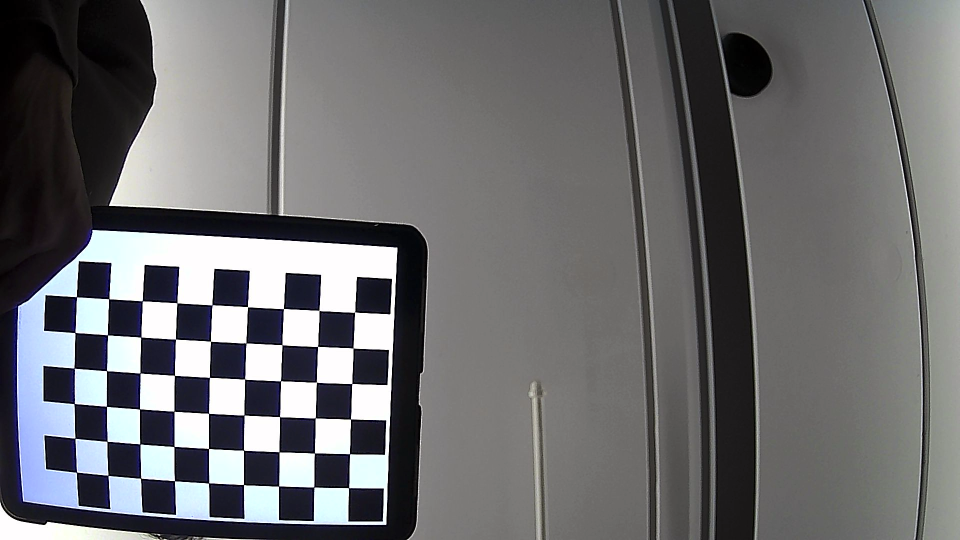
#> input picture backend/calibrate-camera/images/img0.png, 1920 x 1080 px (shown at 1/2 size); its folder holds 5 pictures in this run; the run also reads 1 picture not shown here
$ python calibration.py
#> lines starting #> are read from the running program, lines starting #| are printed output that depends on the picture; after the words box and inside, x2 and y2 are one past the last pixel; in counts of white or black regions, pixels touching at a corner belong together
import numpy as np
import cv2 as cv
import glob
import pickle


################ FIND CHESSBOARD CORNERS - OBJECT POINTS AND IMAGE POINTS #############################

chessboardSize = (9, 6)
frameSize = (640, 480)


# termination criteria
criteria = (cv.TERM_CRITERIA_EPS + cv.TERM_CRITERIA_MAX_ITER, 30, 0.001)


# prepare object points, like (0,0,0), (1,0,0), (2,0,0) ....,(6,5,0)
objp = np.zeros((chessboardSize[0] * chessboardSize[1], 3), np.float32)
objp[:, :2] = np.mgrid[0:chessboardSize[0],
                       0:chessboardSize[1]].T.reshape(-1, 2)

size_of_chessboard_squares_mm = 20
objp = objp * size_of_chessboard_squares_mm


# Arrays to store object points and image points from all the images.
objpoints = []  # 3d point in real world space
imgpoints = []  # 2d points in image plane.


images = glob.glob('calibrate-camera/images/*.png')

for image in images:

    img = cv.imread(image)
#> img is the input picture: shape (1080, 1920, 3); mean B, G, R 110.4, 108.6, 108.5
    gray = cv.cvtColor(img, cv.COLOR_BGR2GRAY)
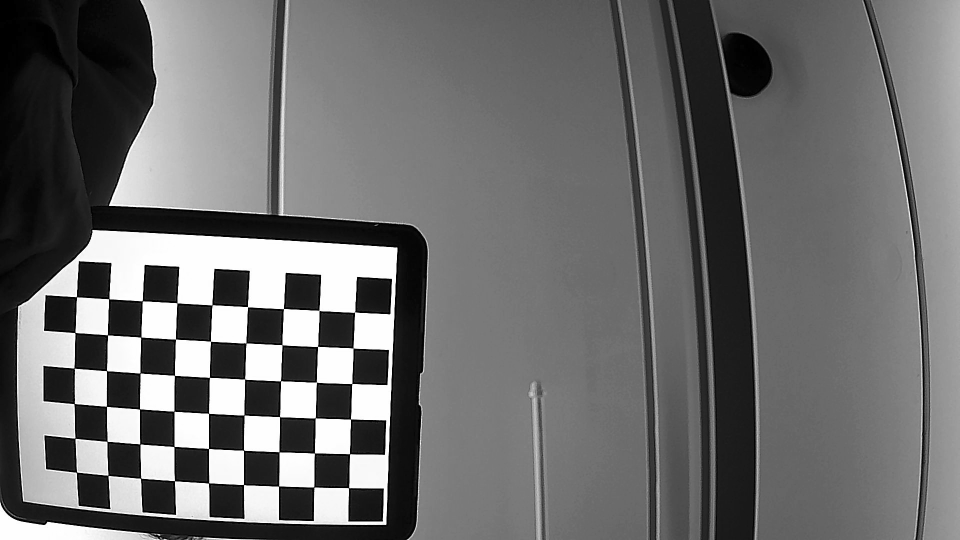
#> gray: shape (1080, 1920) (shown at 1/2 size); min 0, max 255, mean 108.8

    # Find the chess board corners
    ret, corners = cv.findChessboardCorners(gray, chessboardSize, None)
#> ret = True; corners = 54 rows, first 8: [697.6, 976], [627.8, 974.3], [557.5, 972.6], [487.5, 969.5], [417.6, 966.5], [349.4, 962], [281.5, 956.8], [216.4, 951.1]

    # If found, add object points, image points (after refining them)
    if ret == True:

        objpoints.append(objp)
        corners2 = cv.cornerSubPix(gray, corners, (11, 11), (-1, -1), criteria)
#> corners2 = 54 rows, first 8: [697.5, 975.8], [628.3, 974.4], [557.6, 972.5], [487.5, 969.6], [417.5, 966.5], [349.5, 962], [281.5, 956.8], [216.5, 951.1]
        imgpoints.append(corners)

        # Draw and display the corners
        cv.drawChessboardCorners(img, chessboardSize, corners2, ret)
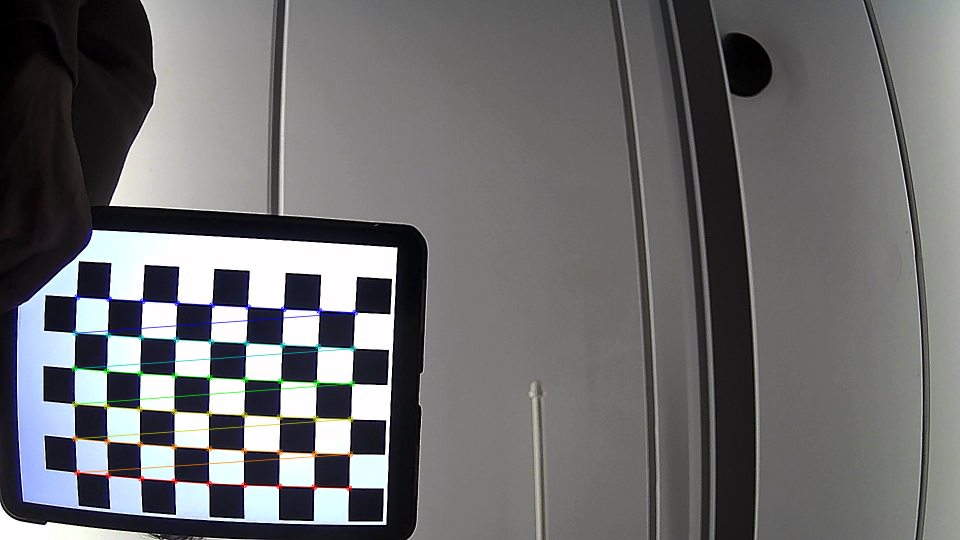
#> img: shape (1080, 1920, 3) (shown at 1/2 size); 1.09% of pixels changed, all inside (x1, y1, x2, y2) = (143, 588, 717, 983)
        cv.imshow('img', img)
        cv.waitKey(1000)
#> pass 2 of the loop `for image in images:`:
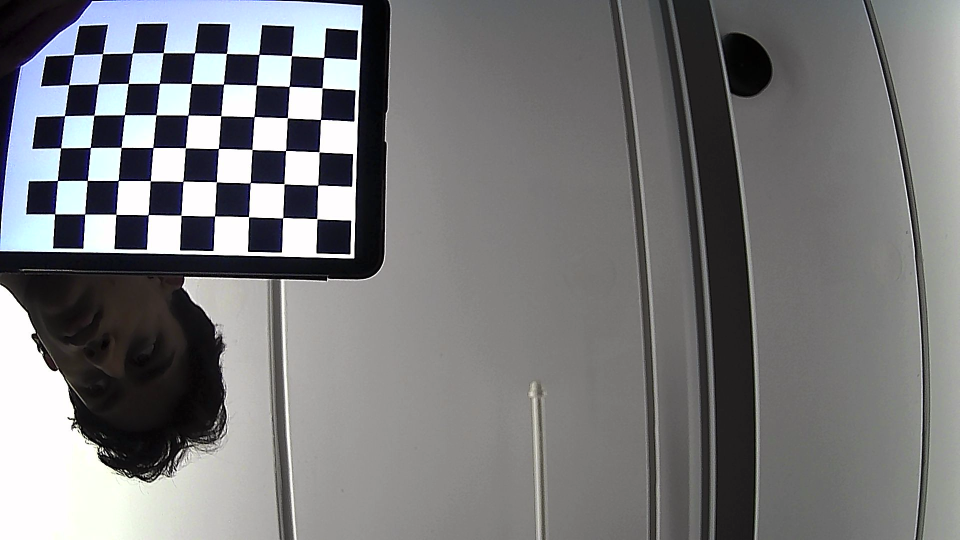
#> input picture backend/calibrate-camera/images/img1.png, 1920 x 1080 px (shown at 1/2 size)
#> img is the input picture: shape (1080, 1920, 3); mean B, G, R 121.6, 120, 119.7
#> `gray = cv.cvtColor(img, cv.COLOR_BGR2GRAY)`:
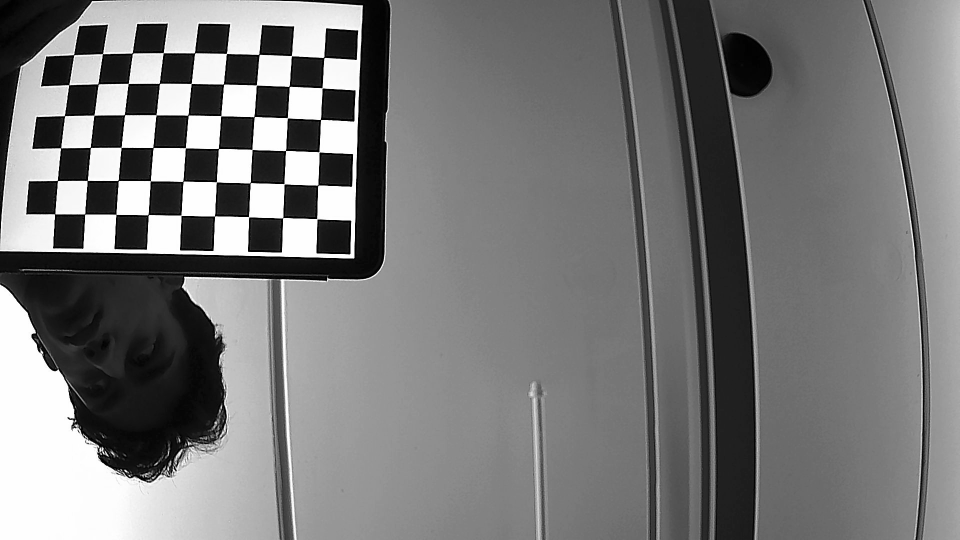
#> gray: shape (1080, 1920) (shown at 1/2 size); min 0, max 255, mean 120.1
#> corners = 54 rows, first 8: [634.1, 438], [565.8, 436.1], [497.7, 434.1], [429.5, 432.6], [362.5, 431], [296.7, 429.8], [232.4, 429.2], [169.6, 428.5]
#> corners2 = 54 rows, first 8: [634.2, 437.9], [565.9, 436], [497.5, 434], [429.6, 432.4], [362.4, 430.9], [296.7, 429.8], [232.3, 429.2], [169.9, 428.5]
#> `cv.drawChessboardCorners(img, chessboardSize, corners2, ret)`:
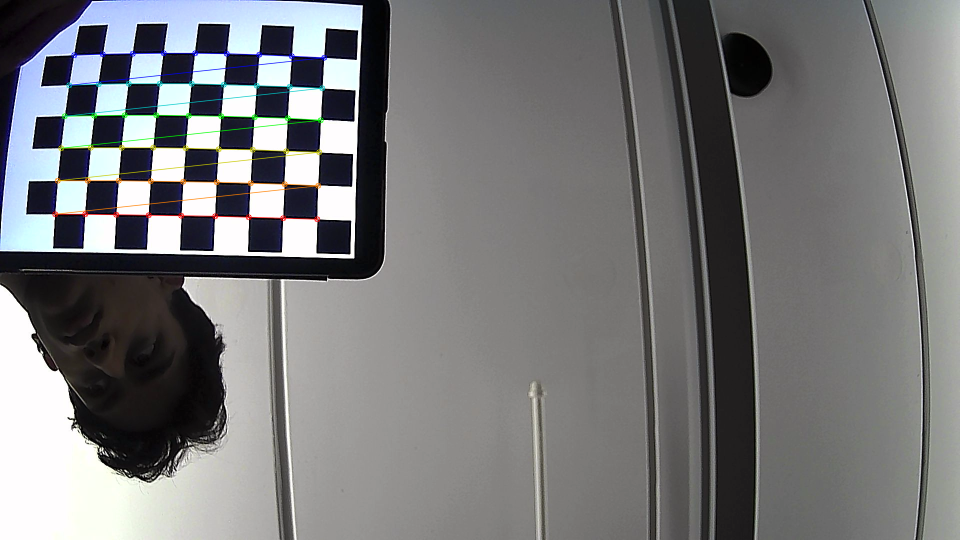
#> img: shape (1080, 1920, 3) (shown at 1/2 size); 1.03% of pixels changed, all inside (x1, y1, x2, y2) = (104, 100, 655, 445)
#> pass 3 of the loop `for image in images:`:
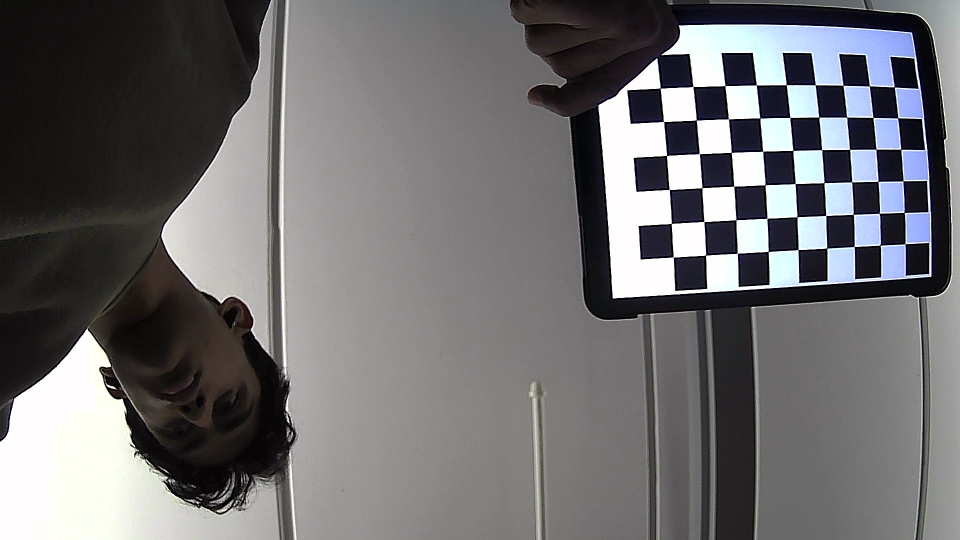
#> input picture backend/calibrate-camera/images/img2.png, 1920 x 1080 px (shown at 1/2 size)
#> img is the input picture: shape (1080, 1920, 3); mean B, G, R 112.1, 110.4, 110.9
#> `gray = cv.cvtColor(img, cv.COLOR_BGR2GRAY)`:
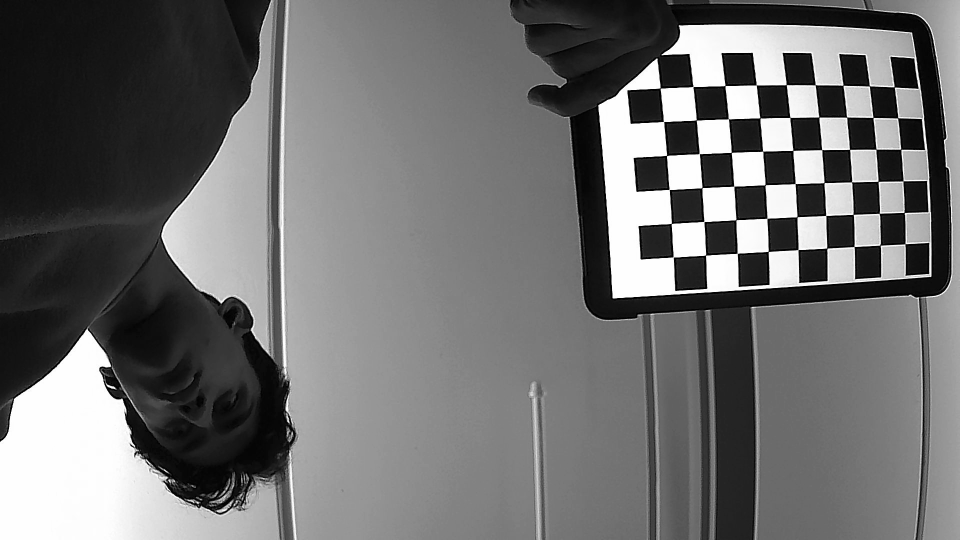
#> gray: shape (1080, 1920) (shown at 1/2 size); min 0, max 255, mean 110.7
#> corners = 54 rows, first 8: [1810.4, 488], [1760.8, 490.7], [1708.6, 493.3], [1654.3, 496.6], [1596.5, 499.6], [1536.7, 503.4], [1475, 507], [1411.3, 510.7]
#> corners2 = 54 rows, first 8: [1810.5, 488.1], [1760.8, 490.7], [1708.6, 493.5], [1654.2, 496.6], [1596.5, 499.6], [1536.9, 503.3], [1474.8, 507.1], [1411.6, 510.9]
#> `cv.drawChessboardCorners(img, chessboardSize, corners2, ret)`:
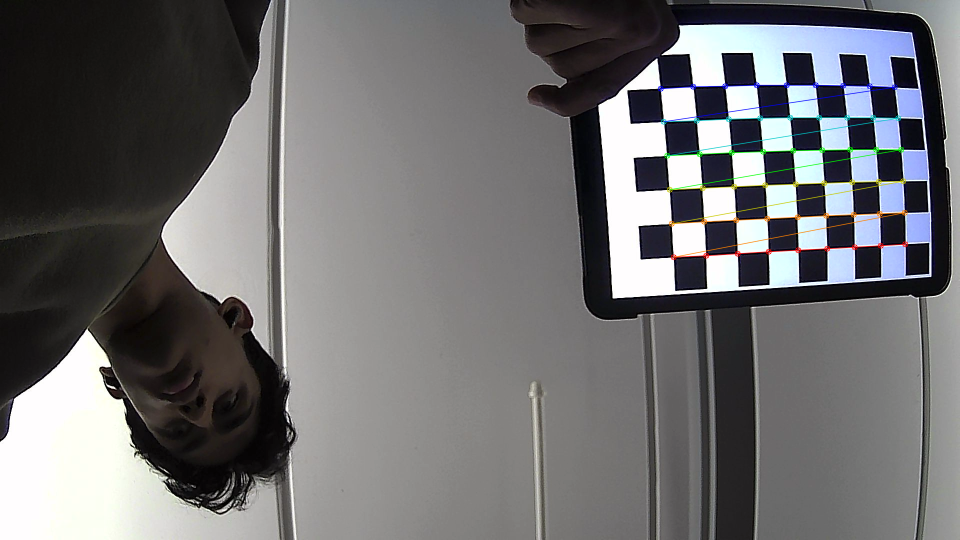
#> img: shape (1080, 1920, 3) (shown at 1/2 size); 0.95% of pixels changed, all inside (x1, y1, x2, y2) = (1315, 164, 1817, 521)
#> the loop made 5 passes; the first 3 are shown


cv.destroyAllWindows()


############## CALIBRATION #######################################################

ret, cameraMatrix, dist, rvecs, tvecs = cv.calibrateCamera(
    objpoints, imgpoints, frameSize, None, None)

# Save the camera calibration result for later use (we won't worry about rvecs / tvecs)
pickle.dump((cameraMatrix, dist), open("calibration.pkl", "wb"))
pickle.dump(cameraMatrix, open("cameraMatrix.pkl", "wb"))
pickle.dump(dist, open("dist.pkl", "wb"))


############## UNDISTORTION #####################################################

img = cv.imread('calibrate-camera/images/img1.png')
h,  w = img.shape[:2]
#> h = 1080; w = 1920
newCameraMatrix, roi = cv.getOptimalNewCameraMatrix(
    cameraMatrix, dist, (w, h), 1, (w, h))


# Undistort
dst = cv.undistort(img, cameraMatrix, dist, None, newCameraMatrix)

# crop the image
x, y, w, h = roi
dst = dst[y:y+h, x:x+w]
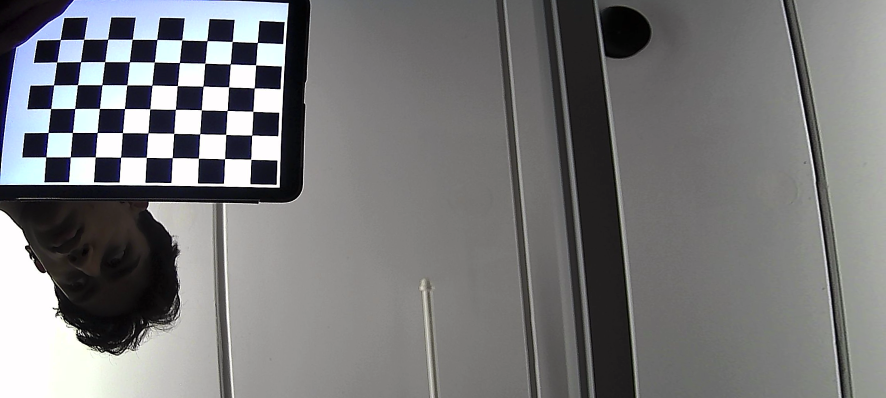
#> dst: shape (796, 1771, 3) (shown at 1/2 size); mean B, G, R 120.5, 119.4, 119.2
cv.imwrite('caliResult1.png', dst)


# Undistort with Remapping
mapx, mapy = cv.initUndistortRectifyMap(
    cameraMatrix, dist, None, newCameraMatrix, (w, h), 5)
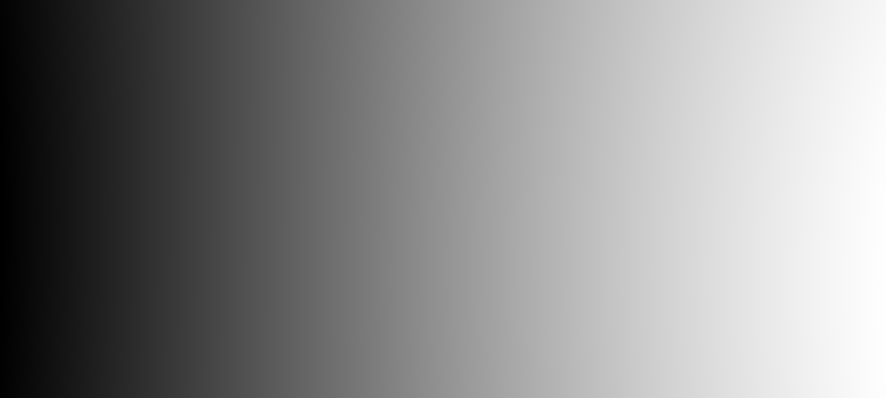
#> mapx: shape (796, 1771) float32 (shown at 1/2 size); min -30.63, max 1902.6, mean 1025.1; drawn with min black and max white
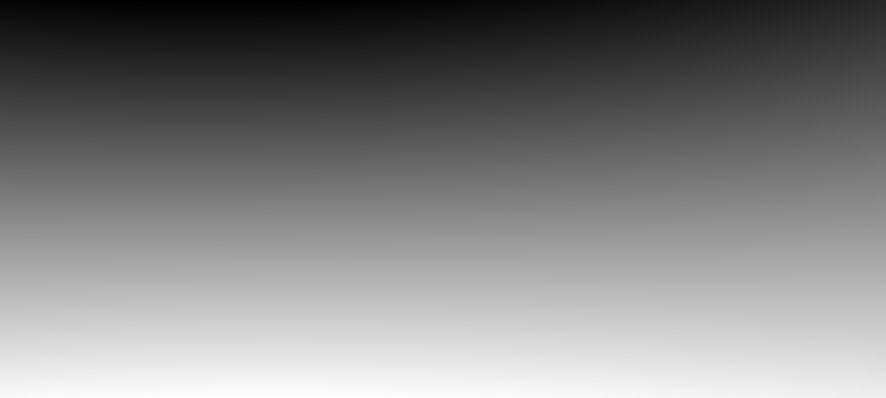
#> mapy: shape (796, 1771) float32 (shown at 1/2 size); min -195.8, max 880.2, mean 348.3; drawn with min black and max white
dst = cv.remap(img, mapx, mapy, cv.INTER_LINEAR)
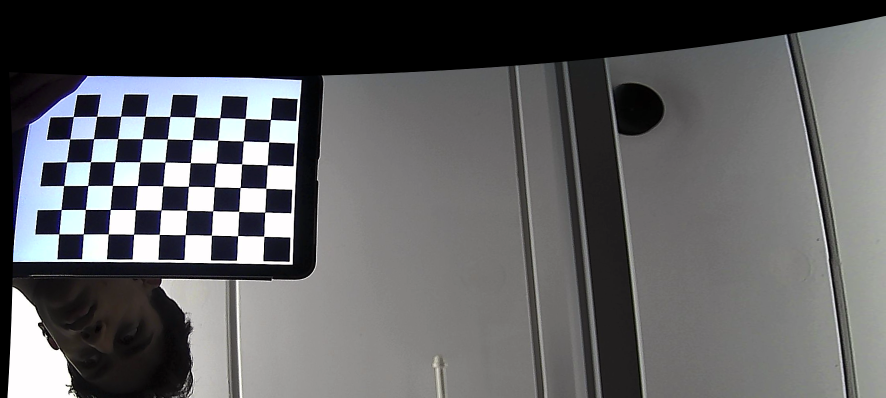
#> dst: shape (796, 1771, 3) (shown at 1/2 size); mean B, G, R 96.4, 94.7, 94.3

# crop the image
x, y, w, h = roi
dst = dst[y:y+h, x:x+w]
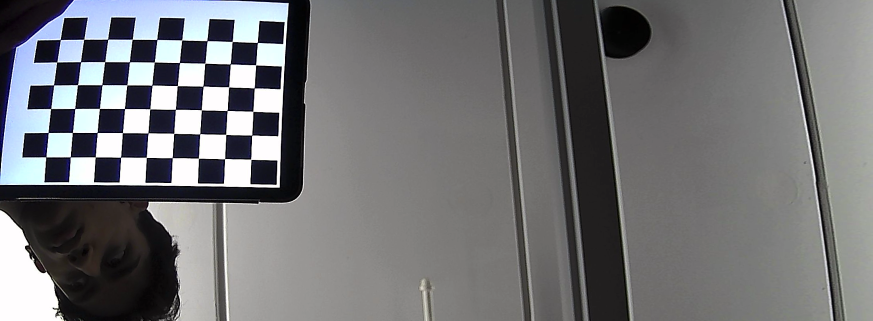
#> dst: shape (642, 1745, 3) (shown at 1/2 size); mean B, G, R 116, 113.9, 113.5
cv.imwrite('caliResult2.png', dst)


# Reprojection Error
mean_error = 0

for i in range(len(objpoints)):
    imgpoints2, _ = cv.projectPoints(
        objpoints[i], rvecs[i], tvecs[i], cameraMatrix, dist)
    error = cv.norm(imgpoints[i], imgpoints2, cv.NORM_L2)/len(imgpoints2)
    mean_error += error

print("total error: {}".format(mean_error/len(objpoints)))
